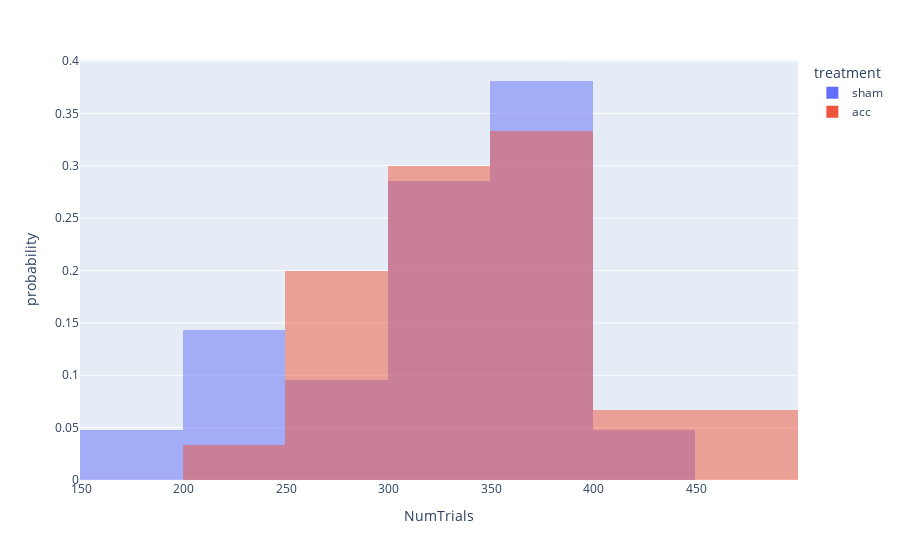

Notebook code for this chart:
### Markdown cell above
Plot a histogram for the number of trials in each session

### Code cell
fig = px.histogram(
    sdf_post,
    x="NumTrials",
    color="treatment",
    category_orders=cat,
    barmode="overlay",
    histnorm="probability"
)
fig.show()

### Figure 1 — Plotly figure (JSON) as saved in the notebook; plotly's stock layout.template omitted (floating-point values rounded to 4 significant figures)
{"data": [{"bingroup": "x", "histnorm": "probability", "hovertemplate": "treatment=sham<br>NumTrials=%{x}<br>probability=%{y}<extra></extra>", "legendgroup": "sham", "marker": {"color": "#636efa", "opacity": 0.5, "pattern": {"shape": ""}}, "name": "sham", "orientation": "v", "showlegend": true, "type": "histogram", "x": [393, 370, 238, 277, 199, 371, 352, 209, 390, 369, 435, 325, 327, 316, 329, 361, 232, 338, 322, 395, 270], "xaxis": "x", "yaxis": "y"}, {"bingroup": "x", "histnorm": "probability", "hovertemplate": "treatment=acc<br>NumTrials=%{x}<br>probability=%{y}<extra></extra>", "legendgroup": "acc", "marker": {"color": "#EF553B", "opacity": 0.5, "pattern": {"shape": ""}}, "name": "acc", "orientation": "v", "showlegend": true, "type": "histogram", "x": [358, 272, 376, 453, 327, 306, 335, 332, 245, 282, 384, 400, 266, 418, 328, 252, 383, 330, 321, 373, 357, 341, 318, 376, 283, 352, 450, 286, 350, 388], "xaxis": "x", "yaxis": "y"}], "layout": {"barmode": "overlay", "legend": {"title": {"text": "treatment"}, "tracegroupgap": 0}, "margin": {"t": 60}, "xaxis": {"anchor": "y", "domain": [0, 1], "title": {"text": "NumTrials"}}, "yaxis": {"anchor": "x", "domain": [0, 1], "title": {"text": "probability"}}}}
